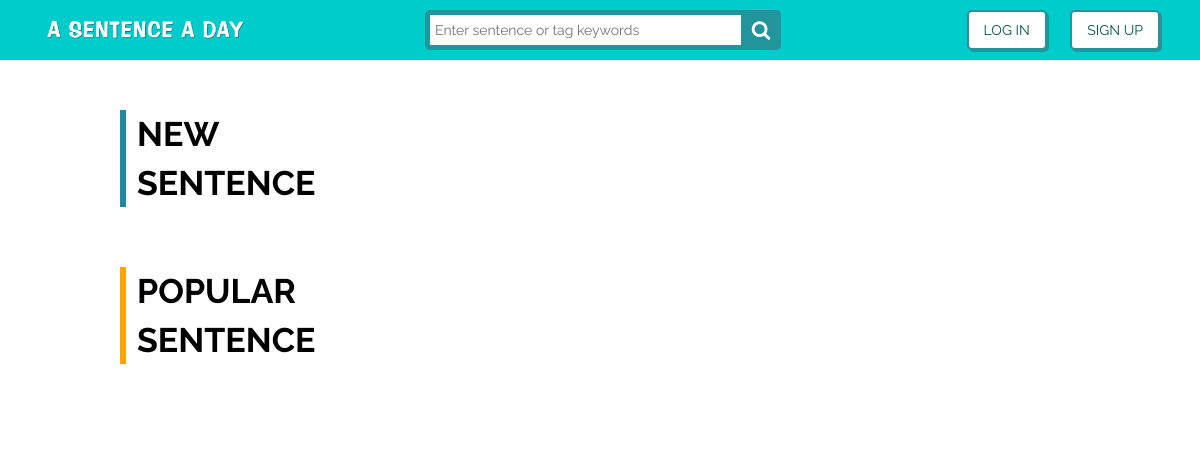
Before: / with the older database file.
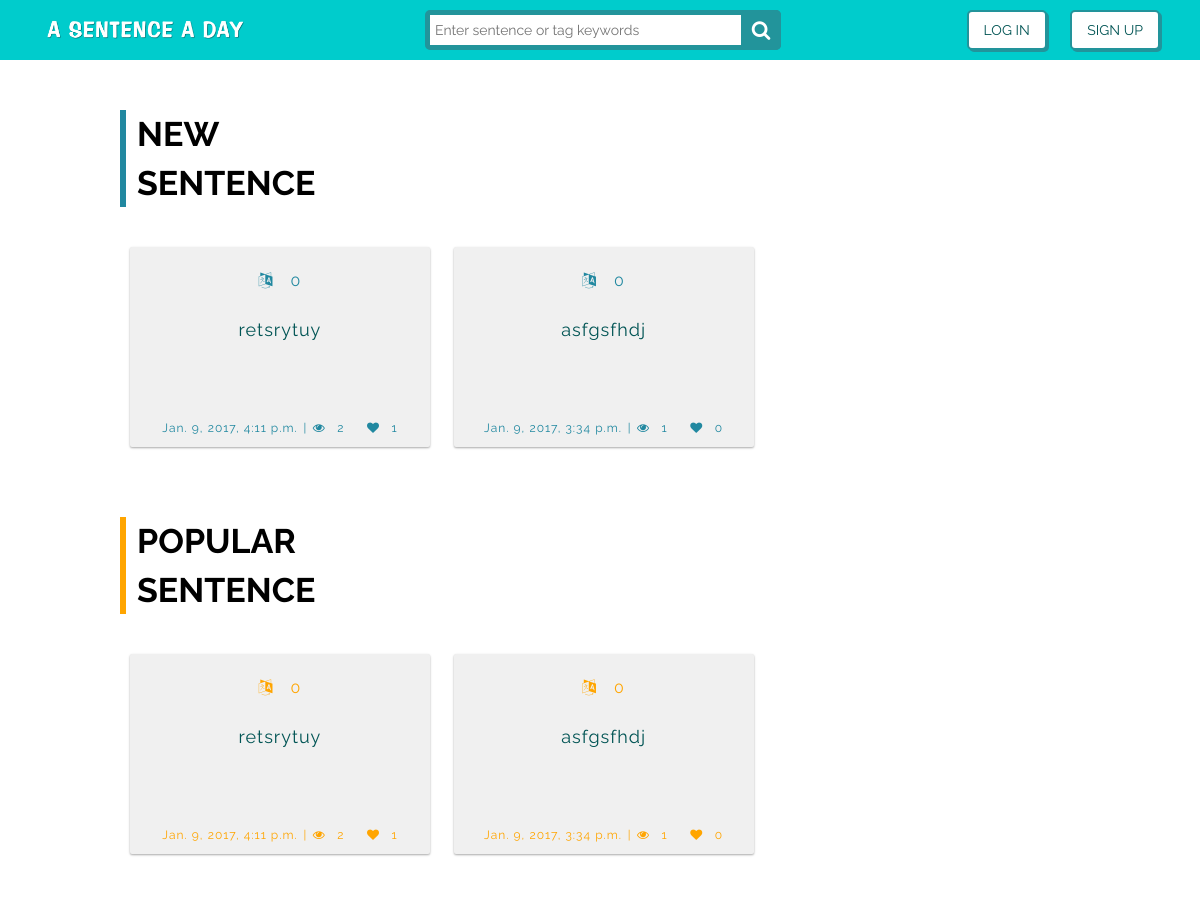
After: the same page with the newer database file.
### sentence/models.py (models this page shows, shortened)
class Sentence(models.Model):
	SID = models.AutoField(primary_key=True, null=False, unique=True)
	Date = models.DateTimeField(default=timezone.now, blank=True)
	Content = models.TextField()
	Sentence_tag = models.TextField(null=False, default='unknown')
	TopicID = models.ForeignKey('Topic',null=True,on_delete=models.CASCADE)
	UID = models.ForeignKey('User', on_delete=models.CASCADE)
	Likes = models.PositiveIntegerField(default=0)
	Views = models.PositiveIntegerField(default=0)
	Translation_count = models.PositiveIntegerField(default=0)

### sentence/views.py (the view)
# urls.py: url(r'^$', views.index,name="index"),
def index(request):
    sentencemodel_date_order = Sentence.objects.filter().order_by('-Date')[:8]
    sentencemodel_like_order = Sentence.objects.filter().order_by('-Likes')[:8]
    uid = request.session.get('UID')
    if User.objects.filter(UID = uid).exists():
        if request.session.get('UID'):
            print('login index')
            usermodel = User.objects.get(UID=request.session['UID'])
            context = {'username': usermodel,'sentence_content': sentencemodel_like_order,
            'sentence_content_date': sentencemodel_date_order,'extend_index': 'sentence/background.html'}
            return render(request, "sentence/index.html",context)
        else:
            print('logout index')
            context = {'sentence_content': sentencemodel_like_order,'sentence_content_date': sentencemodel_date_order
            ,'extend_index': 'sentence/background.html'}
            return render(request, "sentence/index.html",context)
    else:
        context = {'sentence_content': sentencemodel_like_order,'sentence_content_date': sentencemodel_date_order
        ,'extend_index': 'sentence/background.html'}
        return render(request, "sentence/index.html",context)

### sentence/templates/sentence/index.html (shortened to what this page needs)
{% extends 'sentence/background.html' %}
{% load staticfiles %}
{% load tz %}
{% block content1 %}
{% if username %}
<div class="inputfield-container">
    <section>
        <div class="row">
            <div class="col-md-12 fields" id="post-btn" data-toggle="modal">
                <label for="input">What do you want to say today?</label>
                <input id="input" type='text'></input>
            </div>
        </div>
    </section>
</div>
            <div class="modal fade" id="post-modal" role="dialog">
                <div class="modal-dialog">
                    <div class="post-box sentence">
                        <div class="top" style="padding: 15px;">
                            <button type="button" class="close" data-dismiss="modal" style="outline: 0;"><i class="fa fa-times"></i></button>
                        </div>
                        <div class="postbox-content sentence">
                          <form method = "POST" action="/sentence_post/">
                              {% csrf_token %}
                              {{ form.as_p }}
                              <h2>DAILY POST</h2>
                                <i class="fa fa-pencil" style="color:#00CCCC;"></i>&emsp;<font class="postbox-inputtitle">SENTENCE</font>
                                <p><textarea cols="50" rows="5" id="input" type='text' name='sentence' placeholder="No more than 50 words" required></textarea></p>
                                <i class="fa fa-tag" style="color:#00CCCC;"></i>&emsp;<font class="postbox-inputtitle">LANGUAGE</font>
                                <input type="text" name="language" placeholder="Type the language (English only)" required></input>
                                <i class="fa fa-tag" style="color:#00CCCC;"></i>&emsp;<font class="postbox-inputtitle">HASH TAG KEYWORDS</font>
                                <input type="text" name="topic" placeholder="#Keywords (Optional)" /></input>
                                <i class="fa fa-external-link" style="color:#00CCCC;"></i>&emsp;<font class="postbox-inputtitle">RELATIVE LINK</font>
                                <input type='text' id="link" name='link' placeholder="Paste Link (Optional)"></input>
                                <div id="show_link"></div>
                                <div><input id="post-submit" type="submit" name="post_submit" value="Submit" /></div>
                          </form>
                        </div>
                    </div>
                </div>
            </div>
<div class="index-wrapper" style="position: absolute; margin-top: 150px;">
      <div class="index-title newtitle">
        <div class="index-title-word">New</div>
        <div class="index-title-word">Sentence</div>
      </div>
      <div class="index-content">
        <div class="postcard-container">
        {% for surl in sentence_content_date %}
            <a href="{% url 'sentence_url' sid=surl.SID%}">
                <div class="card card-1 new">
                  <div class="postcard-time new">
                    <span class="postcount translate"><i class="fa fa-language"></i>&emsp;{{ surl.Translation_count }}</span>
                  </div>
                  <div class="postcard-content new">{{surl.Content}}</div>
                  <div class="postcard-btn new">
                    <span class="posttime">{{surl.Date|timezone:"Asia/Taipei"}}</span>
                    <span>|</span>
                    <i class="fa fa-eye"></i>&ensp;<span class="postcount eye">{{ surl.Views }}</span>
                    &ensp;
                    <a><button class="cardheart" data-post-id="{{ surl.SID }}"><i class="fa fa-heart"></i>&ensp;<span class="postcount heart like_{{ surl.SID }}">{{ surl.Likes }}</span></button></a>
                  </div>
                </div>
            </a>
          {% endfor %}
        </div>
      </div>
      <div class="index-title poputitle">
        <div class="index-title-word">Popular</div>
        <div class="index-title-word">Sentence</div>
      </div>
      <div class="index-content">
        <div class="postcard-container">
        {% for surl in sentence_content %}
            <a href="{% url 'sentence_url' sid=surl.SID%}">
                <div class="card card-1 popu">
                  <div class="postcard-time popu">
                    <span class="postcount translate"><i class="fa fa-language"></i>&emsp;{{ surl.Translation_count }}</span>
                  </div>
                  <div class="postcard-content popu">{{surl.Content}}</div>
                  <div class="postcard-btn popu">
                    <span class="posttime">{{surl.Date|timezone:"Asia/Taipei"}}</span>
                    <span>|</span>
                    <i class="fa fa-eye"></i>&ensp;<span class="postcount eye">{{ surl.Views }}</span>
                    &ensp;
                    <a><button class="cardheart" data-post-id="{{ surl.SID }}"><i class="fa fa-heart"></i>&ensp;<span class="postcount heart like_{{ surl.SID }}">{{ surl.Likes }}</span></button></a>
                  </div>
                </div>
            </a>
        {% endfor %}
        </div>
      </div>
</div>
{% else %}
<div class="index-wrapper">
      <div class="index-title newtitle">
        <div class="index-title-word">New</div>
        <div class="index-title-word">Sentence</div>
      </div>
      <div class="index-content">
        <div class="postcard-container">
          {% for surl in sentence_content_date %}
            <a href="{% url 'sentence_url' sid=surl.SID%}">
                <div class="card card-1 new">
                  <div class="postcard-time new">
                    <span class="postcount translate"><i class="fa fa-language"></i>&emsp;0</span>
                  </div>
                  <div class="postcard-content new">{{surl.Content}}</div>
                  <div class="postcard-btn new">
                    <span class="posttime">{{surl.Date|timezone:"Asia/Taipei"}}</span>
                    <span>|</span>
                    <i class="fa fa-eye"></i>&ensp;<span class="postcount eye">{{surl.Views}}</span>
                    <a href="/"><i class="fa fa-heart"></i>&ensp;<span class="postcount heart">{{surl.Likes}}</span></a>
                  </div>
                </div>
            </a>
          {% endfor %}
        </div>
      </div>
      <div class="index-title poputitle">
        <div class="index-title-word">Popular</div>
        <div class="index-title-word">Sentence</div>
      </div>
      <div class="index-content">
        <div class="postcard-container">
        {% for surl in sentence_content %}
            <a href="{% url 'sentence_url' sid=surl.SID%}">
                <div class="card card-1 popu">
                  <div class="postcard-time popu">
                    <span class="postcount translate"><i class="fa fa-language"></i>&emsp;0</span>
                  </div>
                  <div class="postcard-content popu">{{surl.Content}}</div>
                  <div class="postcard-btn popu">
                    <span class="posttime">{{surl.Date|timezone:"Asia/Taipei"}}</span>
                    <span>|</span>
                    <i class="fa fa-eye"></i>&ensp;<span class="postcount eye">{{surl.Views}}</span>
                    <i class="fa fa-heart"></i>&ensp;<span class="postcount heart">{{surl.Likes}}</span>
                  </div>
                </div>
            </a>
        {% endfor %}
        </div>
      </div>
</div>
{% endif %}
{% endblock content1 %}

### sentence/templates/sentence/background.html (shortened to what this page needs)
{% load staticfiles %}
<!DOCTYPE html>
<html>
<head>
    <link rel="stylesheet" href="https://cdnjs.cloudflare.com/ajax/libs/normalize/5.0.0/normalize.min.css">
    <link rel="stylesheet" href="https://netdna.bootstrapcdn.com/bootstrap/3.3.7/css/bootstrap.min.css">
    <link rel="stylesheet" href="{% static 'icons-fonts/glyphicon-style.css' %}">
    <link href="https://file.myfontastic.com/aR4fpYP5juQuaFcCLbzkFZ/icons.css" rel="stylesheet">
    <link rel="stylesheet" href="https://maxcdn.bootstrapcdn.com/font-awesome/4.7.0/css/font-awesome.min.css">
    <link rel="stylesheet" href="{% static 'css/styles.css' %}">
    <link rel="stylesheet" href="{% static 'css/navbar.css' %}">
    <link rel="stylesheet" href="{% static 'css/textfield.css' %}">
    <link rel="stylesheet" href="{% static 'css/postcard.css' %}">
    <link rel="stylesheet" href="{% static 'css/sentence.css' %}">
    <link rel="stylesheet" href="{% static 'css/userMap.css' %}">
    <link rel="stylesheet" href="{% static 'css/userprofile.css' %}">
    <link href="{% static 'css/jqvmap.css' %}" media="screen" rel="stylesheet" type="text/css">
    <link rel="stylesheet" href="{% static 'css/sb-admin.css' %}">
    <link rel="stylesheet" href="{% static 'css/morris.css' %}">
    <link rel="stylesheet" href="https://code.jquery.com/ui/1.8.10/themes/smoothness/jquery-ui.css" type="text/css">
</head>
<body>
    <div class="header">
        <nav class="navbar-fixed-top" role="navigation">
            <div class="navbar header-1">
                <div class="container">
                    <div class="col-md-4 col-sm-6 col-xs-6">
                        <div class="header-logo">
                            <a href="/"> <img class="logo img-valign img-responsive" src="{% static 'images/logo2.png' %}"> </a>
                        </div>
                    </div>
                    <div class="col-md-5 col-sm-6 col-xs-6">
                        <form class="search">
                            <input class="searchTerm" placeholder="Enter sentence or tag keywords" />
                        </form>
                    </div>
                    <div class="col-md-3 col-sm-6 col-xs-6 header-mobile-sm">
                        {% if not username %}
                        <div class="header-sm">
                            <span class="before-login">
                                <button type="button" class="btn1 btn-default navbar-btn" id="login-btn" data-toggle="modal">Log In</button>
                            </span>
                            <span class="before-login">
                                <button type="button" class="btn1 btn-default navbar-btn" id="signup-btn" data-toggle="modal">Sign Up</button>
                            </span>
                        </div>
                        {% endif %}
                    </div>
                </div>
            </div>
        </nav>
    </div>
    <div class="body"> {% block content1 %} {% endblock content1 %} </div>
</body>
</html>

### sentence/static/css/styles.css (style rules this page uses)
html, head, body { height: 100%; background: white; font-family: 'Raleway', sans-serif; -webkit-font-smoothing: antialiased; }
body { padding-top: 30px; }
.body { margin-top: 80px; }

### sentence/static/css/navbar.css (style rules this page uses)
.img-valign { -webkit-transform: translateY(-50%); -moz-transform: translateY(-50%); -ms-transform: translateY(-50%); -o-transform: translateY(-50%); transform: translateY(-50%); }
.logo { width: 200px; float: left; }
.img-valign { position: relative; top: 50%; }
.navbar { min-height: inherit; }
input { outline: none; }
.header-1 { height: 60px; background: #00CCCC; margin-bottom: 0; border: none; border-radius: 0; }
.header-logo { position: relative; margin-top: 30px; }
.header-mobile-sm { height: 60px; padding: 0; display: flex; justify-content: flex-end; align-items: center; }
.header-sm span { padding: 10px; }
.search { width: 80%; position: relative; margin-top: 10px; }
.search:before { position: absolute; top: 0; right: 0; width: 40px; height: 40px; line-height: 40px; font-family: 'FontAwesome'; content: '\f002'; font-size: 20px; background: #22949b; text-align: center; color: #fff; border-radius: 5px; -webkit-font-smoothing: subpixel-antialiased; font-smooth: always; }
.searchTerm { -moz-box-sizing: border-box; -webkit-box-sizing: border-box; box-sizing: border-box; width: 100%; border: 5px solid #22949b; padding: 5px; height: 40px; border-radius: 5px; outline: none; }
.btn1 { padding: 8px 15px; text-decoration: none; background: #FFF; border: 2px solid #22949b; color: #005454; display: inline-block; position: relative; text-transform: uppercase; font-size: 14px; -webkit-border-radius: 5px; -moz-border-radius: 5px; -ms-border-radius: 5px; border-radius: 5px; -webkit-transition: background 0.3s ease; -moz-transition: background 0.3s ease; -ms-transition: background 0.3s ease; transition: background 0.3s ease; -webkit-box-shadow: 2px 2px 0 #22949b; -moz-box-shadow: 2px 2px 0 #22949b; -ms-box-shadow: 2px 2px 0 #22949b; box-shadow: 2px 2px 0 #22949b; }

### sentence/static/css/postcard.css (style rules this page uses)
.index-wrapper { position:absolute; width:100vw; overflow: hidden; background-color: #fff; }
.index-content { margin-left: 120px; margin-bottom: 60px; }
.index-title { margin-left: 120px; margin-bottom: 30px; position: relative; -webkit-perspective: 400; perspective: 400; padding-left: 17px; font-weight: bold; font-size: 34px; text-transform: uppercase; color: #000; }
.index-title:before { content: ''; display: block; position: absolute; height: 100%; width: 6px; background: #00CCCC; top: 0; left: 0; opacity: 0; -webkit-transform: translateX(-150px); transform: translateX(-150px); -webkit-animation: title-border-slide-in 0.7s ease-out forwards; animation: title-border-slide-in 0.7s ease-out forwards; }
.index-title.newtitle:before { background:#2188A0; }
.index-title.poputitle:before { background:#FFA500; }
.index-title .index-title-word { opacity: 0; -webkit-transform-origin: bottom center; transform-origin: bottom center; -webkit-transform: rotateX(-90deg); transform: rotateX(-90deg); }
.index-title .index-title-word:nth-child(1) { -webkit-animation: roll-in 0.25s 0s ease-out forwards; animation: roll-in 0.25s 0s ease-out forwards; }
.index-title .index-title-word:nth-child(2) { -webkit-animation: roll-in 0.25s 0.275s ease-out forwards; animation: roll-in 0.25s 0.275s ease-out forwards; }
.postcard-container { position: relative; }
.postcard-container a { text-decoration: none; }
.card { background: #f0f0f0; border-radius: 2px; display: inline-block; height: 200px; margin: 1rem; position: relative; width: 300px; }
.card-1 { box-shadow: 0 1px 3px rgba(0,0,0,0.12), 0 1px 2px rgba(0,0,0,0.24); transition: all 0.3s cubic-bezier(.25,.8,.25,1); text-align: center; font-size: 18px; letter-spacing: 1px; color: #095836; padding: 20px; }
.postcard-content { width: 260px; height: 120px; word-wrap: break-word; word-break: normal; color: #005454; transform:translateY(20%); }
.postcard-btn i, .postcard-btn span { font-size: 12px; }
.postcard-time span { font-size: 16px; }
.postcard-btn.new i, .postcard-btn.new span, .postcard-time.new span { color: #2188A0; }
.postcard-btn.popu i, .postcard-btn.popu span, .postcard-time.popu span { color: #FFA500; }

Changed rows visible on the page:
added Sentence: Content "retsrytuy", Date "Jan. 9, 2017, 4:11 p.m.", Views "2", Likes "1"
added Sentence: Content "asfgsfhdj", Date "Jan. 9, 2017, 3:34 p.m.", Views "1", Likes "0"
